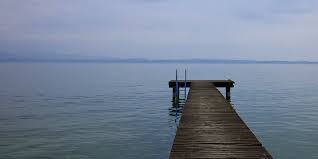
#> input picture images.jpeg, 318 x 159 px
$ jupyter execute convolution.ipynb
#> lines starting #> are read from the running program, lines starting #| are printed output that depends on the picture
[cell 1]
import numpy as np
import matplotlib.pyplot as plt
import cv2 as cv
from scipy.signal import convolve2d
path = './images.jpeg'
input_image=cv.imread(path)
#> input_image is the input picture: shape (159, 318, 3); mean B, G, R 150.3, 130.6, 117.8
sobel_filter = np.array([[1, 2, 1], [0, 0, 0], [-1, -2, -1]])
output1 = cv.filter2D(input_image, -1, sobel_filter)
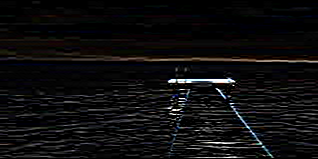
#> output1: shape (159, 318, 3); mean B, G, R 14.2, 13.5, 14.1
## the second parameter is the depth of the output image, -1 means same as input image
## it is ddepth not image depth , making sure the data type is within bounds

gray = cv.cvtColor(input_image, cv.COLOR_BGR2GRAY)
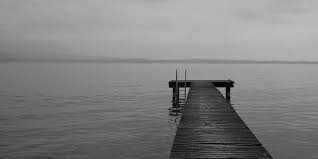
#> gray: shape (159, 318); min 0, max 188, mean 129
output = convolve2d(gray, sobel_filter, mode='valid')
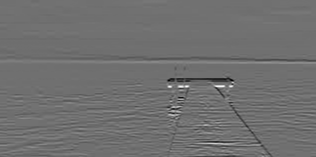
#> output: shape (157, 316) int64; min -491, max 616, mean -5.3; drawn with min black and max white
### this will need a 2d image to apply a 2d filter
### our input image is a 3d image with 3 channels (RGB) so we need to convert it to grayscale first

plt.figure(figsize=(15, 5))

plt.subplot(1, 3, 1)
plt.imshow(input_image)
plt.colorbar()
plt.title("Original Image")
plt.axis("off")

plt.subplot(1, 3, 2)
plt.imshow(output1)
plt.title("Convolved Image x edge detection")
plt.colorbar()

plt.axis("off")


### subplot we metion the rows and columns for the first two para the last is the index number of our image
plt.subplot(1, 3, 3)
plt.imshow(output)
plt.title("Convolved Image using scipy mode is full no padding")
plt.axis("off")
plt.show()
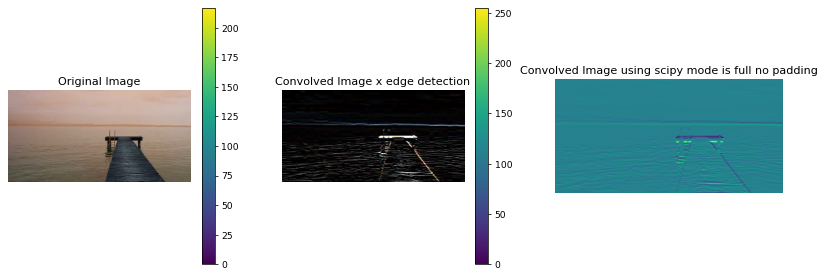
#> figure drawn by matplotlib, 5 panels; B, G, R data is drawn as R, G, B

print(f"The shape of the input image is: {input_image.shape}")
#| The shape of the input image is: (159, 318, 3)
print(f"The shape of the output1 image is: {output1.shape}")
#| The shape of the output1 image is: (159, 318, 3)
print(f"The shape of the gray image is: {gray.shape}")
#| The shape of the gray image is: (159, 318)
print(f"The shape of the output image is: {output.shape}")
#| The shape of the output image is: (157, 316)

[cell 2]
import numpy as np
import matplotlib.pyplot as plt
import cv2 as cv
from scipy.signal import convolve2d
#### every image is a 2d array of pixels, each pixel has a value between 0 and 255 for grayscale images and 3 values for RGB images
numpy_array=np.zeros((32,32))
print(numpy_array)
## the array of 32*32 is created to represent a grayscale image of 32*32 pixels, each pixel has a value of 0 which means black color
## inserting a unit impulse in the center of the image
numpy_array[16,16]=1
print(numpy_array[16,16])
sobel_filter = np.array([[1, 2, 1], [0, 0, 0], [-1, -2, -1]])
output = convolve2d(numpy_array, sobel_filter, mode='full')

plt.figure(figsize=(15, 5))
plt.subplot(1, 3, 1)
plt.imshow(numpy_array, cmap='gray')
plt.title("Original Image")
plt.axis("off")
plt.colorbar()

plt.subplot(1, 3, 2)
plt.imshow(sobel_filter, cmap='gray')
plt.title("Sobel Filter")
plt.axis("off")
plt.colorbar()

plt.subplot(1, 3, 3)
plt.imshow(output, cmap='gray')
plt.title("Convolved Image using scipy mode is full no padding")
plt.axis("off")
plt.show()
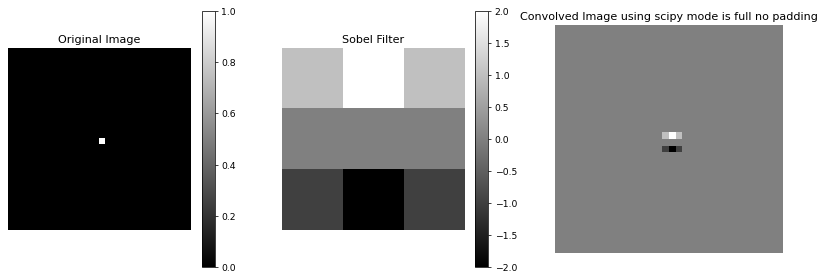
#> figure drawn by matplotlib, 5 panels
